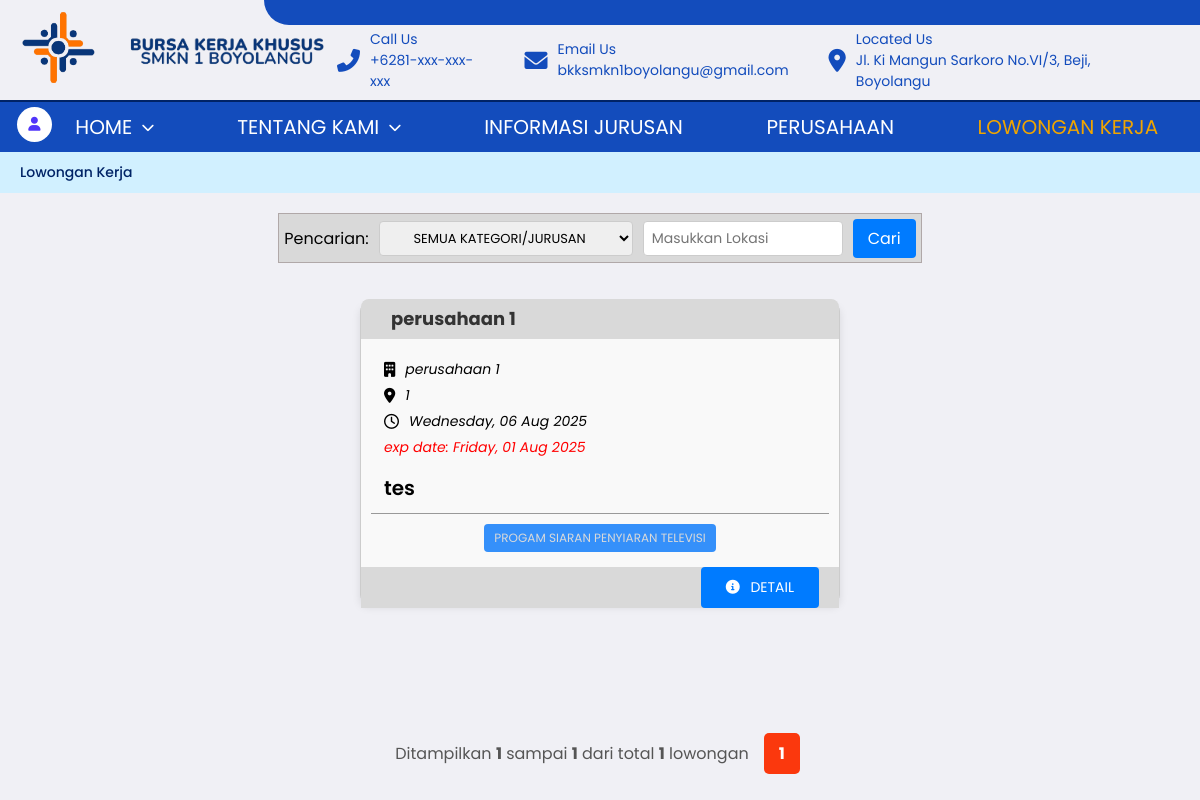
The app's page /BKK/Lowker/loker.php (signed in) with its own data.
### tables this page shows
CREATE TABLE `lowker`  (
  `id_lowker` int NOT NULL AUTO_INCREMENT,
  `id_jurusan` int NOT NULL,
  `judul_lowker` varchar(255) NOT NULL,
  `deskripsi_lowker` text NOT NULL,
  `email` varchar(255) NOT NULL,
  `gaji` varchar(255) NULL DEFAULT NULL,
  `pendidikan` varchar(255) NULL DEFAULT NULL,
  `tipe_pekerjaan` varchar(255) NULL DEFAULT NULL,
  `tgl_ditutup` date NULL DEFAULT NULL,
  `tgl_posting` date NULL DEFAULT NULL,
  `keahlian` text NULL,
  `waktu_bekerja` varchar(255) NULL DEFAULT NULL,
  `kualifikasi` text NULL,
  `tunjangan` text NULL,
  `id_perusahaan` int NULL DEFAULT NULL,
  `lokasi` varchar(255) NULL DEFAULT NULL,
  `jumlah_pelamar` int NULL DEFAULT NULL,
  PRIMARY KEY (`id_lowker`, `id_jurusan`) USING BTREE,
  INDEX `id_perusahaan`(`id_perusahaan` ASC) USING BTREE,
  INDEX `kategori_jurusan`(`id_jurusan` ASC) USING BTREE,
  INDEX `id_lowker`(`id_lowker` ASC) USING BTREE,
  CONSTRAINT `kategori_jurusan` FOREIGN KEY (`id_jurusan`) REFERENCES `jurusan` (`id_jurusan`) ON DELETE RESTRICT ON UPDATE RESTRICT,
  CONSTRAINT `lowker_ibfk_1` FOREIGN KEY (`id_perusahaan`) REFERENCES `perusahaan` (`id_perusahaan`) ON DELETE RESTRICT ON UPDATE RESTRICT
);

CREATE TABLE `perusahaan`  (
  `id_perusahaan` int NOT NULL AUTO_INCREMENT,
  `nama` varchar(100) NULL DEFAULT NULL,
  `alamat` text NULL,
  `kota` varchar(50) NULL DEFAULT NULL,
  `deskripsi_perusahaan` text NULL,
  `kontak` varchar(15) NULL DEFAULT NULL,
  `email` varchar(100) NULL DEFAULT NULL,
  `logo` longblob NULL,
  `gambar` longblob NULL,
  `standar` enum('umkm','mou','startup','perseroan') NOT NULL,
  `kategori` enum('lokal','provinsi','nasional','internasional') NOT NULL,
  `kerja_sama` text NOT NULL,
  PRIMARY KEY (`id_perusahaan`) USING BTREE
);

CREATE TABLE `jurusan`  (
  `id_jurusan` int NOT NULL AUTO_INCREMENT,
  `jurusan` varchar(100) NULL DEFAULT NULL,
  PRIMARY KEY (`id_jurusan`) USING BTREE
);

### BKK/config/helpers.php (called while the page is built, shortened)
<?php
function is_logged_in() {
    return isset($_SESSION['user_id']);
}
function is_alumni() {
    return is_logged_in() && ($_SESSION['role'] ?? '') === 'alumni';
}
?>

### BKK/Lowker/loker.php (the view, shortened to what this page needs)
<?php
require_once __DIR__ . '/../config/helpers.php';
$lokasi_filter = isset($_GET['lokasi']) ? trim($_GET['lokasi']) : '';
$limit = 6;
$page = isset($_GET['page']) && is_numeric($_GET['page']) ? (int)$_GET['page'] : 1;
$offset = ($page - 1) * $limit;
$where = "WHERE 1";
$params = [];
$count_stmt = $koneksi->prepare("
    SELECT COUNT(*) AS total
    FROM lowker
    JOIN perusahaan ON lowker.id_perusahaan = perusahaan.id_perusahaan
    JOIN jurusan ON lowker.id_jurusan = jurusan.id_jurusan
    $where
");
$count_stmt->execute();
$total_result = $count_stmt->get_result();
$total_row = $total_result->fetch_assoc();
$total_pages = ceil($total_row['total'] / $limit);
$sql = "
    SELECT lowker.*,
           perusahaan.nama AS nama_perusahaan,
           jurusan.jurusan AS nama_jurusan
    FROM lowker
    JOIN perusahaan ON lowker.id_perusahaan = perusahaan.id_perusahaan
    JOIN jurusan ON lowker.id_jurusan = jurusan.id_jurusan
    $where
    ORDER BY lowker.tgl_posting DESC
    LIMIT ? OFFSET ?
";
$stmt = $koneksi->prepare($sql);
$types = str_repeat('s', count($params)) . 'ii';
$params[] = $limit;
$params[] = $offset;
$stmt->bind_param($types, ...$params);
$stmt->execute();
$result = $stmt->get_result();
?>
<!DOCTYPE html>
<html lang="en">
<head>
  <link rel="stylesheet" href="../navbar/navbar.css?v=<?php echo time(); ?>">
  <link rel="stylesheet" href="loker.css?v=<?php echo time(); ?>">
  <link href="https://cdnjs.cloudflare.com/ajax/libs/font-awesome/6.0.0-beta3/css/all.min.css" rel="stylesheet">
</head>
<body>
  <?php include '../navbar/header.php' ?>
  <div class="container">
    <?php
    if (!is_logged_in()) {
        include '../navbar/guest.php';
    } elseif (is_alumni()) {
        include '../navbar/alumni.php';
    } elseif (is_admin()) {
        include '../navbar/admin.php';
    }
    ?>
    <div class="header-bar">
      <a href="#">Lowongan Kerja</a>
    </div>
  <div class="search-container">
    <form method="GET" class="search">
      <label for="jurusan">Pencarian:</label>
      <select id="jurusan" name="jurusan" class="search-select">
        <option value="">SEMUA KATEGORI/JURUSAN</option>
      </select>
      <input type="text" class="search-input" name="lokasi" placeholder="Masukkan Lokasi" value="<?= htmlspecialchars($lokasi_filter) ?>">
      <button class="search-button" type="submit">Cari</button>
    </form>
  </div>
    <div class="job-list">
      <?php
  if ($result->num_rows > 0):
    while ($row = $result->fetch_assoc()):
      $perusahaan = htmlspecialchars($row['nama_perusahaan']);
      $jurusan = htmlspecialchars($row['nama_jurusan']);
      $lokasi = htmlspecialchars($row['lokasi']);
      $tgl_post = date('l, d M Y', strtotime($row['tgl_posting']));
      $tgl_exp = date('l, d M Y', strtotime($row['tgl_ditutup']));
    ?>
      <div class="job-card">
        <div class="job-header">
          <h3><?= $perusahaan ?></h3>
        </div>
        <div class="job-detail">
          <ul>
            <li><i class="fa-solid fa-building"></i><?= $perusahaan ?></li>
            <li><i class="fa-solid fa-location-dot"></i><?= $lokasi ?></li>
            <li><i class="fa-regular fa-clock"></i><?= $tgl_post ?></li>
            <li style="color: red;">exp date: <?= $tgl_exp ?></li>
          </ul>
          <p class="job-role"><?= htmlspecialchars($row['judul_lowker']) ?></p>
          <div class="line"></div>
          <div class="job-tags">
            <p><?= $jurusan ?></p>
          </div>
        </div>
        <div class="job-footer">
          <a href="detail-lowker.php?id=<?= $row['id_lowker'] ?>">
            <button class="detail-button"><i class="fas fa-info-circle"></i> DETAIL</button>
          </a>
        </div>
      </div>
      <?php endwhile; ?>
      <?php else: ?>
      <p class="no-data" style="text-align:center; font-weight:bold; color:#666;">Tidak ada lowongan kerja yang
        tersedia.</p>
      <?php endif; ?>
    </div>
    <?php
      $start = $offset + 1;
      $end = $offset + $result->num_rows;
      $total = $total_row['total'];
      ?>
    <div class="pagination-container">
      <div class="pagination-info">
        <p>Ditampilkan <strong><?= $start ?></strong>  sampai <strong><?= $end ?></strong> dari total <strong><?= $total ?></strong> lowongan</p>
      </div>
      <div class="pagination">
        <?php for ($i = 1; $i <= $total_pages; $i++): ?>
        <a href="?page=<?= $i ?>" class="<?= ($i == $page) ? 'active' : '' ?>"><?= $i ?></a>
        <?php endfor; ?>
      </div>
    </div>
  </div>
</body>
</html>

### BKK/Lowker/loker.css (style rules this page uses)
* { margin: 0; padding: 0; box-sizing: border-box; font-family: 'Poppins', sans-serif; }
body { background-color: #f0f0f5; font-size: 16px; }
.header-bar { background-color: #d1f0ff; padding: 10px 20px; text-align: left; font-size: 14px; font-weight: 500; }
.header-bar a { color: #002366; text-decoration: none; margin-right: 40px; }
.search-container { display: flex; justify-content: center; margin: 20px 0; }
.search { display: flex; align-items: center; height: 50px; gap: 10px; background-color: #D9D9D9; padding: 5px; border: 1px solid #B0A8A8; user-select: none; }
.search select, .search option { display: flex; align-items: center; font-size: 13px; text-align: center; height: 35px; }
.search-select, .search-input { padding: 8px; font-size: 16px; border: 1px solid #ccc; border-radius: 4px; }
.search-input { font-size: 14px; height: 35px; width: 200px; }
.search-button { padding: 7px 15px; font-size: 16px; background-color: #007bff; color: #fff; border: none; border-radius: 4px; cursor: pointer; transition: color 0.3s ease, background-color 0.3s ease; }
.job-list { display: flex; flex-wrap: wrap; justify-content: center; gap: 20px; margin-top: 20px; padding-bottom: 50px; user-select: none; }
.job-card { display: flex; flex-direction: column; justify-content: center; border: 1px solid #ccc; border-radius: 8px; background-color: #f9f9f9; box-shadow: 0 4px 8px rgba(0, 0, 0, 0.1); text-align: center; width: 40vw; height: 300px; margin: 20px 15px; opacity: 0; transform: translateY(30px); transition: opacity 0.6s ease-out, transform 0.6s ease-out; }
.job-card.show { opacity: 1; transform: translateY(0); }
.job-card .job-header { display: flex; align-items: center; padding: 10px; border-top-left-radius: 8px; border-top-right-radius: 8Px; background-color: #D9D9D9; height: 40px; }
.job-header h3 { margin-left: 20px; font-size: 18px; color: #333; }
.job-card .job-detail { display: flex; flex-direction: column; }
.job-detail ul { display: flex; flex-direction: column; text-align: left; padding: 15px 0; }
.job-detail li { display: flex; align-items: center; font-size: 14px; margin-left: 23px; margin-top: 5px; font-style: italic; }
.job-detail i { font-size: 15px; margin-right: 10px; }
.job-detail .job-role { text-align: left; margin-left: 23px; font-weight: 600; font-size: 20px; }
.job-card .line { width: 96%; height: 1px; background-color: #999999; margin: 10px auto; }
.job-tags { display: flex; gap: 5px; justify-content: center; margin-bottom: 15px; }
.job-tags p { background-color: #3590FA; padding: 5px 10px; border-radius: 4px; font-size: 12px; color: #D9D9D9; }
.job-footer { display: flex; justify-content: flex-end; align-items: center; background-color: #D9D9D9; height: 100px; }
.job-footer .detail-button { padding: 10px 25px; font-size: 14px; color: #fff; background-color: #007bff; border: none; border-radius: 4px; cursor: pointer; margin-right: 20px; transition: color 0.3s ease, background-color 0.3s ease; }
.detail-button i { margin-right: 7px; }
.pagination-container { display: flex; align-items: center; justify-content: center; flex-wrap: wrap; margin-top: 30px; }
.pagination-info { text-align: left; font-size: 16px; color: #555; margin-right: 10px; }
.pagination { text-align: center; margin: 30px 0; }
.pagination a { display: inline-block; padding: 8px 15px; margin: 0 5px; color: #444; background: #f2f2f2; border-radius: 5px; text-decoration: none; font-weight: bold; transition: 0.2s; }
.pagination a.active { background-color: #FB380D; color: #fff; }

### records on screen
lowker: id_perusahaan.nama "perusahaan 1", lokasi "1", tgl_posting "Wednesday, 06 Aug 2025", tgl_ditutup "Friday, 01 Aug 2025", judul_lowker "tes", id_jurusan.jurusan "PROGAM SIARAN PENYIARAN TELEVISI"

### other values on screen
$start "1"
$end "1"
$total "1"
